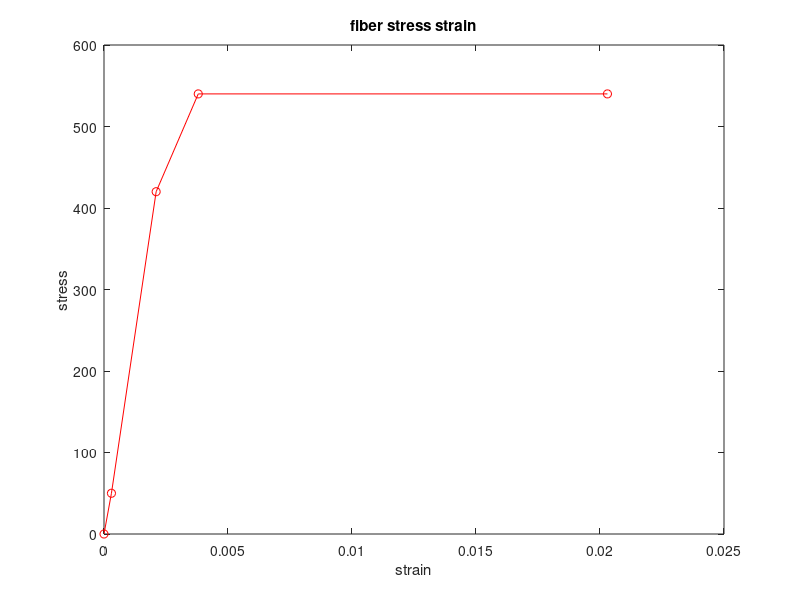
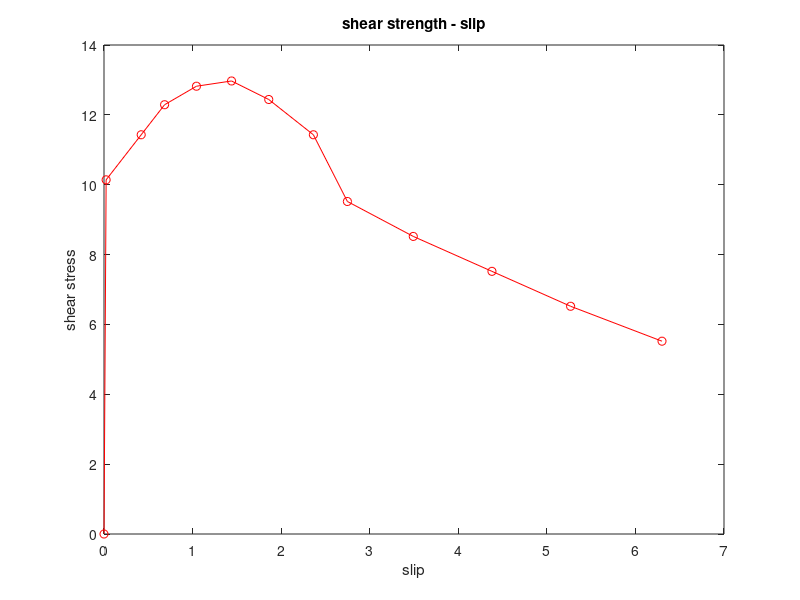
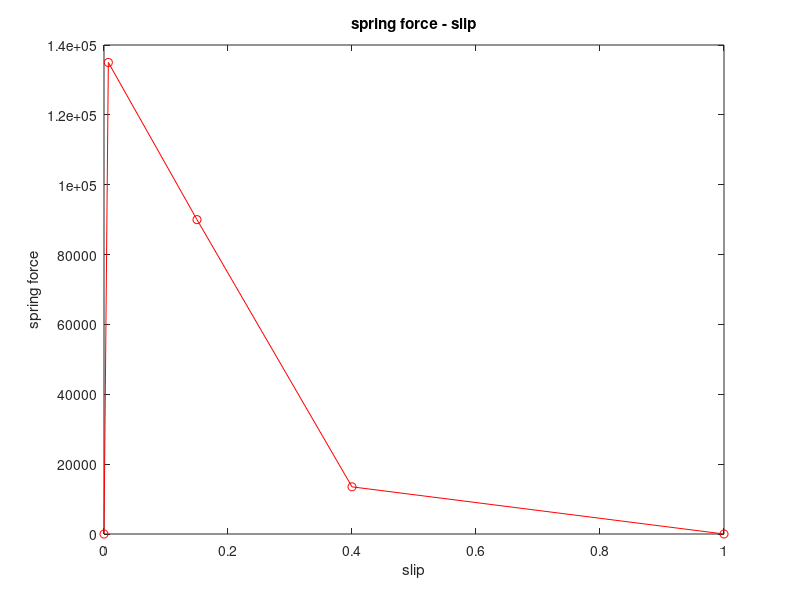
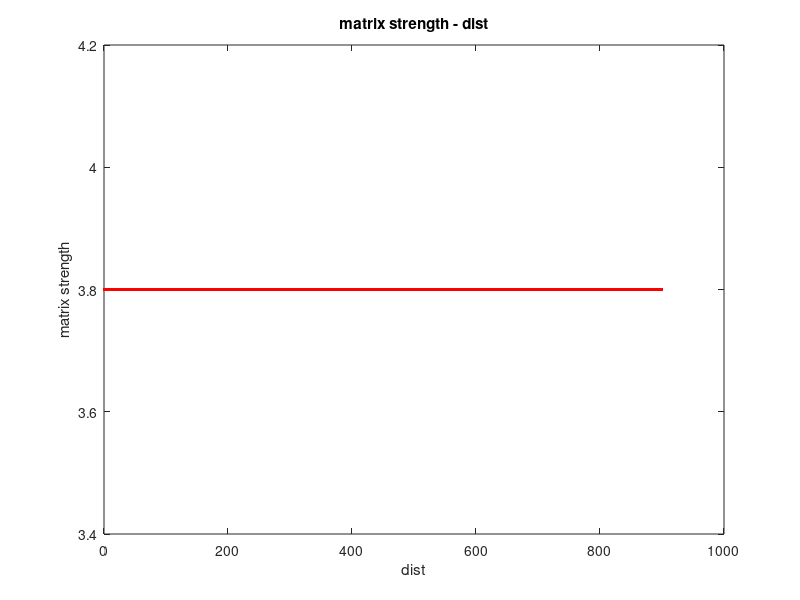

Recreate these plots in MATLAB, in order. (Note: this script raises an error after producing the figures.)
close all;  clear all;  clc;    

% ------------------------------------
% Part A: Input data
% ------------------------------------
progVersion  = 'Main_Tension_Stiffening_SingleRun_SimRC_Carol 04/27/2016';   % program version
fname        = 'HRC_model_CS_20.dat';                             % file name to report the output
fname_ckResp = 'C25_00_model_scr6_ckResp.dat';                      % file name to report the responses at each crack formation
 
scaling   = 1.0;                                % scaling for yITF
avgST     = 3.8;                                % average matrix strength
totLoad   = 182000;                              % total applied tensile load
stateNo   = 7;                                  % state number to generate random number; need for ckPat=3,4,5
stdST     = 0.00;                               % standard deviation of matrix strength
hasFiber  = 1;
 
% specimen geometry
endL    = 100;                                  % embedment length at the end grips
measL   = 700;                                  % embedment length for measurement in the middle
L       = endL + measL + endL;                  % total embedment length
 
% load and discretization
%totLoad = 3*5e4;                               % total applied tensile load
nNode   = 1101;                                 % number of nodes to approximate total embedment length, L
nInc    = 301;                                  % number of load increments
nRecPt  = 10;                                   % number of nodes used in recording distribution value at each increment, nRecPt <= nNode
dashType  = strvcat('--r','--m','--y','--k','--g','--c','--b');     % different colors used in ploting for selected increment, make sure that number of color > number of crack formation
solidType = strvcat('-r','-m','-y','-k','-g','-c','-b');            % different colors used in ploting for selected increment, make sure that number of color > number of crack formation
 
% interface shear strength model
xITF   = [0,  0.02, 0.35,  0.57,  0.87,  1.20,  1.55,  1.97,  2.29,  2.91, 3.65, 4.39, 5.25]*1.2;   % slip
%yITF   = scaling*[0, 10.14, 11.43, 12.29, 12.82, 12.97, 12.44, 11.43, 10.52, 9.42, 8.32, 7.03, 5.84];   % shear stress
%xITF   = [0,  0.35,  0.65,  0.87,  1.20,  1.80,  2.40,  2.77, 3.29, 4.21, 5.65, 7.39, 8.25];   % slip
yITF   = [0, 10.14, 11.43, 12.29, 12.82, 12.97, 12.44, 11.43, 9.52, 8.52, 7.52, 6.52, 5.52]*1.0;   % shear stress
yITF_fail = 0;                              % failure shear stress to be imposed for the part that coming out of the matrix
 
% longitudinal yarn model (yarn ~ fiber)
Es     = 233000;                            % steel modulus
ns     = 1.05;                                 % number of rebar
ds     = 20;                                % rebar diameter
As     = ns*pi*ds^2/4;                      % rebar area
psi    = ns*pi*ds;                          % perimeter of the fiber
% xFIB   = [0, 420/Es, 0.0035, 0.02];            % strain
% yFIB   = [0, 420,    540,   540];            % stress
xFIB   = [0, 0.0003, 420/Es+0.0003, 0.0035+0.0003, 0.02+0.0003];       % strain
yFIB   = [0, 50, 420,    540,   540];            % stress
maxSfu = 750;                               % maximum fiber stress, if stress>maxStu, terminate program
effEf  = 0.9;                               % Young modulus efficiency factor

% composite and matrix
fc     = 55;                              % compressive strength
Ac     = 150*150;                           % trabritary area of composite per one yarn
rho    = As/Ac;                             % reinforcement ratio Af/Ac
Am     = Ac-As;                            % trabritary area of matrix per one yarn
Em     = 37000; %4735*fc^0.5;                       % young modulus of matrix
 
 
% spring model simulating transverse yarn junction
ySW    = [0, 3, 2, 0.3, 0]*2;
% locSPR = linspace(1,700,100);                                % absolute locations of springs, if no spring, set locSPR=[];
xSPR   = [0, 0.007, 0.15, 0.40, 1.00];                             % slip, if no spring, set xSPR=[0,1];
ySPR   = ySW*Ac;                             % spring force, if no spring, set xSPR=[0,1];
ySPR_fail = 0;                              % failure spring force to be imposed for the spring that coming out of the matrix
 
% matrix strength distribution
%stateNo = 4;                               % state number to generate random number; need for ckPat=3,4,5
%avgST   = 4.4;                             % average matrix strength
% stdST   = 0.065;                            % standard deviation of matrix strength
minST   = (1-stdST)*avgST;                        % trim random generagted strength >= minST
maxST   = (1+stdST)*avgST;                        % trim random generagted strength <= maxST
minSpac = 1;                               % minimum crack spacing
oneCk   = 1;                                % detect one crack at a time
manualPickCrack=0;                          % skip manual selecting crack
 
% numerical analysis parameters
kWt_int  = 0.25;                            % weighting for next increment of interface secant modulus
EfWt_int = 0.25;                            % weighting for next increment of fiber secant modulus
gWt_int  = 0.25;                            % weighting for next increment of spring secant modulus
tor      = [0.0001,0.0005,0.001,0.005];     % multi-level of torlerance for checking material convergence (very small....very large)
accLevel = 1;                               % starting level of torelence, tor(accLevel) will be first used
minIter       = 10;                         % If converge with iterations < minIter, decrease accLevel by one
maxIter       = 1000;                       % If not converge with iterations > maxIter, increase accLevel by one
minCount      = 5;                          % If converge with iterations < minCount, increase weighting factors
maxCount      = 10;                         % If not converge with iterations > maxIter, decrease weighting factors
factCutBack   = 0.95;                       % reduced kWt or EfWt or gWt by a factor of factCutBack
factSpeed     = 1.05;                       % increase kWt or EfWt or gWt by a factor of factSpeed
unstableSlip  = 0.1*L;                      % if slip > unstableSlip, unstable structure quit the program
 
% movie option
showOnOff     = 0;                          % show movie, yes=1, no=0
fps           = 2;                          % fram per second
 
% experimental composite tensile stress strain
hasExpr1      = 1;                          % 0=no experimental data, 1=has
fnameExpr1    = 'Load-strain_MJ.dat'; % file name containing experimental data
startLine1    = 1;                          % starting line (based index=1) for each input file specified in fnameArray 
xValCol1      = 1;                          % column number in the input file that contains x values
yValCol1      = 2;                          % column number in the input file that contains y values
bk0tb1cm2_1   = 1;                          % delimiter for each input file (0=' ', 1='/t', 2=',')
 
% experimental crack spacing strain
hasExpr2      = 0;                          % 0=no experimental data, 1=has
fnameExpr2    = 'C25_00_CS_strain_new.dat'; % file name containing experimental data
startLine2    = 1;                          % starting line (based index=1) for each input file specified in fnameArray 
xValCol2      = 1;                          % column number in the input file that contains x values
yValCol2      = 2;                          % column number in the input file that contains y values
bk0tb1cm2_2   = 1;                          % delimiter for each input file (0=' ', 1='/t', 2=',')

% experimental crack width strain
hasExpr3      = 0;                          % 0=no experimental data, 1=has
fnameExpr3    = 'C25_all_CW_strain.dat'; % file name containing experimental data
startLine3    = 1;                          % starting line (based index=1) for each input file specified in fnameArray 
xValCol3      = 1;                          % column number in the input file that contains x values
yValCol3      = 2;                          % column number in the input file that contains y values
bk0tb1cm2_3   = 1;                          % delimiter for each input file (0=' ', 1='/t', 2=',')
 
% printing setup
colWidth      = 12;                         % width of each column
digit         = 4;                          % decimal used

% ------------------------------------
% Part B: Calculation
% ------------------------------------
% slope of material models
kITF = (yITF(2:end)-yITF(1:end-1))./(xITF(2:end)-xITF(1:end-1));
kFIB = (yFIB(2:end)-yFIB(1:end-1))./(xFIB(2:end)-xFIB(1:end-1));
kSPR = (ySPR(2:end)-ySPR(1:end-1))./(xSPR(2:end)-xSPR(1:end-1));

% select the maximum slope as a reference to calculate the fraction change of stiffness  
% residual = (stiffness_curent-stiffness_previous)/ max_slope v.s. torlerance
% this methodology is bettter than using previous stiffness as a reference
% because previous stiffness can be very low in the late post peak, leading
% to unstable algorithm
kITFmax = max(kITF);
kFIBmax = max(kFIB);
kSPRmax = max(kSPR);

% discretization along the length of fiber
h  = L/(nNode-1);                       % segment length
x  = linspace(0,L,nNode);               % nodal locations
ef = linspace(0,0,nNode);               % nodal fiber strain
k  = linspace(kITF(1),kITF(1),nNode);   % nodal stiffness (shear flow-slip) NOT shear stress-slip
Ef = linspace(kFIB(1),kFIB(1),nNode);   % nodal stiffness (fiber stress-strain)

% generate random matrix strength
randn('state', stateNo);
wkLoc  = linspace(0,L,round(L/minSpac)+1);
wkNode = round(wkLoc/h)+1;
prob   = normrnd(avgST,stdST,length(wkNode),1);
for i=1:length(prob)
    if prob(i) > maxST 
        prob(i) = maxST;
    elseif prob(i) < minST 
        prob(i) = minST;
    end
end
mtxST  = linspace(maxST,maxST,nNode);
mtxST(wkNode) = prob;

% ploting material models
% note that later on in the Part C: show results, 
% the first 3 plots must repeat the first 3 figures below: fiber, interface, spring and matrix envelop models
% let users view material models 1,2,3 and cracking criterion 4 before
% continue the analysis
figure(1)
plot(xFIB,yFIB,'-ro'),title('fiber stress strain'), xlabel('strain'), ylabel('stress'); hold on;

figure(2)
plot(xITF,yITF,'-ro'),title('shear strength - slip'), xlabel('slip'), ylabel('shear stress'); hold on;

figure(3)
plot(xSPR,ySPR,'-ro'),title('spring force - slip'), xlabel('slip'), ylabel('spring force'); hold on;

figure(4)
plot(x,mtxST,'-r.'),title('matrix strength - dist'), xlabel('dist'), ylabel('matrix strength'); hold on;
 
% let users view material models before continue the analysis
disp('press any key to continue');
pause
% count  = 0;
% adding = 0;
% errCode = 'none';


N(1,1:nNode) = 1;                       % initial segment 
N(2,1:nNode) = x;                       % x, distanct
N(3,1:nNode) = kITF(1);                 % k, initial stiffness  (shear flow-slip)
N(4,1:nNode) = kFIB(1);                 % Ef, initial stiffness  (shear flow-slip)
N(5,1:nNode) = -1;                      % g, < 0 for no spring and >=0 for having spring

if hasFiber == 1
    nodeSPR      = linspace(1,nNode,nNode);
else
    locSPR = [];                                % absolute locations of springs, if no spring, set locSPR=[];
    nodeSPR      = round(locSPR/h);
end
N(5,nodeSPR) = kSPR(1);                 % assign nodal springs at spring location 
% N(5,nNode) = kSPR(1);                 % assign nodal springs at spring location 
N(6,1:nNode) = mtxST;                   % assign nodal springs at spring location  

% initialize the arrays to record material responses at each increment
SA1 = [];   TA1 = [];       % recorded shear stress - slip response
SN1 = [];   SF1 = [];       % recorded fiber stress - strain response
DS1 = [];   GF1 = [];       % recorded spring force - slip response
ec_cspac    = [];
ec_avgstdCS = [];
prevNseg    = 1;

% initialize load end slip response
D  = [0];                   % incremental end slip
P  = [0];                   % incremental pullout load
CW = [0];                   % incremental crack width
TotCW = (0);                % incremental total crack width
strain = D/L;               % strain of a composite
stress = P/Ac;              % stress of a composite
avg_EM = [0];               % average matrix strain over clear span
avg_SM = [0];               % average matrix stress over clear span
avg_SN = [0];               % average fiber strain over clear span
avg_SF = [0];               % average fiber stress over clear span
avg_FM = [0];               % average matrix force over clear span
avg_FF = [0];               % average fiber force over clear span

count    = 0;
selCount = 0;
adding   = 0;
errCode  = 'none';
for i=2:nInc                % start at i=2, i=1, P=D=0
    % set initial
    ckWidth   = 0;          % a variable to collect crack width of multimple segment at each load step
    endSlip   = 0;          % end slip at both ends   
    S  = [];    T  = [];    SN = [];    SF = [];
    FF = [];    FM = [];    SM = [];    EM = [];
    DS = [];    GF = [];    CS = [];
    
    % apply load step
    P(i) = (i-1)/(nInc-1)*totLoad;

    x    = N(2,:);          % locations
    nSeg = N(1,end);        % current number of segments in a specimen  
    for j = 1:nSeg
        bc = 3;             % bc=3 F(1)=P, F(L)=P   (crack segments)

        % trim data to smaller set of array
        seg_ID  = N(1,:) == j;
        segX    = N(2,seg_ID);
        k       = N(3,seg_ID);
        Ef      = N(4,seg_ID);
        gSeg    = N(5,seg_ID);
        
        segL    = segX(end)-segX(1);
        g_ID    = gSeg >= 0;                            % select only the node that have spring g>=0        
        nodeSPR = find(g_ID==1);
        g = gSeg(nodeSPR);
%         if hasFiber == 1
%             g = gSeg(nodeSPR);
%         else
%             g = zeros(1,length(k));
%         end
        
        % maximum slip at each nodal locations before sliding
        maxSlipITF_Rt = segX(end) - segX + h;           % maximum slip for each node
        maxSlipITF_Lf = segX(1)   - segX - h;
        maxSlipSPR_Rt = segX(end) - segX(g_ID) + h;     % maximum slip for each nodal spring
        maxSlipSPR_Lf = segX(1)   - segX(g_ID) - h;     % maximum slip for each nodal spring
        
        % forming coefficient matrix
        flag     = 1;                                   % check unstability, fiber breakage
        converge = 0;
        iter     = 0;
        kWt      = kWt_int;      
        EfWt     = EfWt_int;        
        gWt      = gWt_int;
        while converge == 0 
            iter = iter + 1;
            s    = Linear_Equation(bc,P(i),h,psi,As,Ef,k,g,nodeSPR);
            sAbs = abs(s);          % absolute slip (positive number)
            if iter > maxIter
                if accLevel < length(tor)
                    accLevel = accLevel + 1;
                    iter = minCount;
                else
                    flag    = 0;        % quit program
                    comment = 'iter > maxIter, for the lowest acceptable accuracy, quit the program !!!';
                    errCode = 'maxIter';
                    break;              % get off while loop
                end
            end
            if max(sAbs) > unstableSlip
                flag    = 0;        % quit program
                comment = 'unstable slip occurs, quit the program !!!';
                errCode = 'unstableSlip';
                break;              % get off while loop
            end

            % update material secant stiffness
            % interface model
            kPrev = k;
            kNext = Secant_Modulus(xITF,yITF,kITF,sAbs);
            for q=1:length(kNext)
                % if slip at the node i greater than its embeded length maxSlipITF, set the kNext to the failure value
                if s(q) >= 0
                    if s(q) > maxSlipITF_Rt(q)
                        kNext(q) = yITF_fail/s(q);
                    end
                else
                    if s(q) < maxSlipITF_Lf(q)
                        kNext(q) = yITF_fail/abs(s(q));
                    end
                end
            end

            resd_k  = max(abs(kNext-kPrev)/kITFmax);
            k       = (1-kWt)*kPrev + kWt*kNext;
            if resd_k > tor(accLevel) && mod(iter,maxCount)==0
                kWt = kWt*factCutBack;
            end
            
            % fiber model
            ef      = [(s(2)-s(1))/h, (s(3:end)-s(1:end-2))/(2*h), (s(end)-s(end-1))/h];
            EfPrev  = Ef;
            EfNext  = Secant_Modulus(xFIB,yFIB,kFIB,ef);
            resd_Ef = max(abs(EfNext-EfPrev)/kFIBmax);
            Ef      = (1-EfWt)*EfPrev + EfWt*EfNext;
            if resd_Ef > tor(accLevel) && mod(iter,maxCount)==0
                EfWt = EfWt*factCutBack;
            end

            % spring model
            resd_g = 0;
            nSPR   = length(nodeSPR);
            if nSPR > 0
                gPrev = g;
                gNext = Secant_Modulus(xSPR,ySPR,kSPR,sAbs(nodeSPR));
                
                for n=1:nSPR
                    node = nodeSPR(n);
                    % if slip at the spring location i greater than its embeded length maxSlipSPR, set the gNext to the failure value
                    if s(node) >= 0
                        if s(node) > maxSlipSPR_Rt(n)
                            gNext(n) = ySPR_fail/s(node);
                        end
                    else
                        if s(node) < maxSlipSPR_Lf(n)
                            gNext(n) = ySPR_fail/abs(s(node));
                        end
                    end
                end

                resd_g = max(abs(gNext-gPrev)/kSPRmax);
                g = (1-gWt)*gPrev + gWt*gNext;
                if resd_g > tor(accLevel) && mod(iter,maxCount)==0
                    gWt = gWt*factCutBack;
                end
            end

            if (resd_k <= tor(accLevel)) && (resd_Ef <= tor(accLevel)) && (resd_g <= tor(accLevel))
                converge = 1;
                if iter < minIter && accLevel > 1
                    accLevel = accLevel - 1;
                end
                if iter < minCount
                    kWt  = kWt*factSpeed;
                    EfWt = EfWt*factSpeed;
                    gWt  = gWt*factSpeed;
                end
            else
                converge = 0;
            end
            disp(strcat('inc = ',num2str(i),'..seg = ',num2str(j),'..iter = ',...
            num2str(iter),'..resd_k = ',num2str(resd_k),'..resd_Ef = ',...
            num2str(resd_Ef),'..resd_g = ',num2str(resd_g)));
        end

        if flag==1
            % update material stiffness
            N(3,seg_ID)   = k;
            N(4,seg_ID)   = Ef;
            gSeg(nodeSPR) = g;
            N(5,seg_ID)   = gSeg;
            
            % pullout load and end slip
            if nSeg == 1
                endSlip = sAbs(1) + sAbs(end);
            else
                if j==1
                    endSlip = endSlip + sAbs(1);
                    ckWidth  = ckWidth + sAbs(end);
                elseif j==nSeg
                    endSlip = endSlip + sAbs(end);
                    ckWidth  = ckWidth + sAbs(1);
                else
                    ckWidth  = ckWidth + sAbs(1) + sAbs(end);
                end
            end
            CS   = [CS,segL];               % colect crack spacing information
            
            % distributed force
            t  = k.*s;              % nodal shear stress  (sign depending of slip)
            sf = ef.*Ef;            % nodal fiber stress
            ff = sf*As;             % nodal fiber force
            ds = sAbs(g_ID);        % spring slip
            gf = g.*ds;             % spring force
            fm = P(i)-ff;           % nodal concrete force
            sm = fm/Am;             % nodal matrix stress
            em = sm/Em;             % nodal matrix strain                        
            
            % addd vectors of each segment for a whole specimen length
            S  = [S,s];     T  = [T,t];
            SN = [SN,ef];   SF = [SF,sf];
            DS = [DS,ds];   GF = [GF,gf];
            FF = [FF,ff];   FM = [FM,fm];   
            SM = [SM,sm];   EM = [EM,em];                                  
        else
            break;  % get off the seg loop (j)
        end            
    end
    
    if flag == 1
        % record some data point for tracking material response, also include the maximum value to monitor how far it goes
        nNode     = length(S);
        nRecPt_ID = round(linspace(1,nNode,nRecPt));
        SA1       = [SA1,abs(S(nRecPt_ID)),max(abs(S))];
        TA1       = [TA1,abs(T(nRecPt_ID)),max(abs(T))];
        SN1       = [SN1,SN(nRecPt_ID),max(SN)];
        SF1       = [SF1,SF(nRecPt_ID),max(SF)];
        DS1       = [DS1,DS];
        GF1       = [GF1,GF];
              
        % calculate average stress strain for each constitutes      
        % calculate average stress strain for each constitutes for clear span only
        temp1     = N(2,:);
        index     = temp1 >= endL & temp1 <=(endL+measL);
        avg_EM(i) = mean(EM(index));        avg_SM(i) = mean(SM(index));
        avg_SN(i) = mean(SN(index));        avg_SF(i) = mean(SF(index));
        avg_FM(i) = mean(FM(index));        avg_FF(i) = mean(FF(index));

        % total elogation within specimen does not include endSlip because the measurement taken in side
        % the specimen, not from one end to the other end
        D(i) = ckWidth + avg_EM(i)*L;   

        if nSeg > 1 
            CW(i) = ckWidth/(nSeg-1);   % average crack width
            TotCW(i) = ckWidth;         % total crack width
        else
            CW(i) = 0;
        end
        strain(i) = D(i)/L;         
        stress(i) = P(i)/Ac;
        
        if nSeg > prevNseg
            crackDetected    = 1;
        else
            crackDetected    = 0;
        end
        prevNseg = nSeg;
       
        if showOnOff == 1
            figure(17);
            plot(N(2,:),SM,'-b',N(2,:),N(6,:),'r.'), title('matrix stress - x'),
            xlabel('dist'), ylabel('stress');
            AX = axis;  axis([AX(1),AX(2),0,maxST]);
            MVF17(i-1) = getframe;

            figure(18);
            plot(N(2,:),SF,'-k'), title('fiber stress - x'),
            xlabel('dist'), ylabel('stress');
            AX = axis;  axis([AX(1),AX(2),0,totLoad/As]);
            MVF18(i-1) = getframe;
        end
             
        if crackDetected == 1 || i == nInc
            count        = count+1;
            ckInc(count) = i;
            if crackDetected == 1
                ckStatus(count) = 1;
            else
                ckStatus(count) = 0;
            end
            % record response at cracking or at the last load step
            respCell{count}  = [x;S;T;SN;SF;SM;FF;FM]';
            
            % record same strain for each crack spacing
            ec(1:length(CS)) = strain(i);
            ec_cspac         = [ec_cspac; [ec;CS]'];
            
            % record average and stardard crack spacing for each strain
            ec_avgstdCS      = [ec_avgstdCS; [strain(i),mean(CS),std(CS)]];
            
            numSolid = mod(count,length(solidType))+1;  % add 1 to avoid mod(x,y) = 0  
            numDash  = mod(count,length(solidType))+1;  % add 1 to avoid mod(x,y) = 0  

            % plotting ditribution
            figure(4); plot(x,SM,solidType(numSolid,:)), title('matrix stress - x'), xlabel('dist'), ylabel('m'); hold on;      
            %figure(5); plot(x,S,solidType(numSolid,:)), title('slip - x'), xlabel('dist'), ylabel('slip'); hold on;
            %figure(6); plot(x,T,solidType(numSolid,:)), title('shear stress - x'), xlabel('dist'), ylabel('shear stress'); hold on;
            %figure(7); plot(x,SN,solidType(numSolid,:)), title('fiber strain - x'), xlabel('dist'), ylabel('fiber strain'); hold on;
            %figure(8); plot(x,SF,solidType(numSolid,:)), title('fiber stress - x'), xlabel('dist'), ylabel('fiber stress'); hold on;
            %figure(9); plot(x,FF,dashType(numDash,:), x,FM,solidType(numSolid,:)), title('force - x'), xlabel('dist'), ylabel('force'); legend('fiber','concrete'); hold on;
        end

        % keep the results and save as previous
        i_prev  = i;        x_prev  = x;        S_prev  = S;        T_prev  = T;
        SN_prev = SN;       SF_prev = SF;       SM_prev = SM;       FF_prev = FF;
        FM_prev = FM;       CS_prev = CS;
        
        % check ultimate fiber strength (brittle assumption)
        if max(SF) > maxSfu
            flag = 0;
            comment = 'fiber break quit the program'
            errCode = 'fiberBreak';
            break;  % quit if fiber break
        end
        % check if strain reaches the point where new crack forms
        endL   = 0;
        measL  = L;
        N      = Add_Crack_Node(N,SM,maxST,endL,measL,oneCk);
    else        
        break;      % if flag = 0, get off the increment loop (i)
    end
end

if flag == 0
    disp(comment);
    count = count + 1;
    if crackDetected == 1
        ckStatus(count) = 1;
    else
        ckStatus(count) = 0;
    end
    ckInc(count)    = i_prev;
    respCell{count} = [x_prev; S_prev; T_prev; SN_prev; SF_prev; SM_prev; FF_prev; FM_prev]';
    
    ec(1:length(CS_prev)) = strain(i_prev);
    ec_cspac        = [ec_cspac; [ec;CS_prev]'];
    ec_avgstdCS     = [ec_avgstdCS; [strain(i_prev),mean(CS_prev),std(CS_prev)]];
else
    disp('!!  analysis done');
end

if manualPickCrack==1
    beep;
    count     = 0;
    keepInc   = [];
    numckStep = size(respCell,2);
    for n=1:numckStep
        tt= strcat('crack step : ',num2str(n),'/',num2str(numckStep));
        tempMatrix = respCell{n};
        x  = tempMatrix(:,1);
        SM = tempMatrix(:,6);

        figure(20)
        plot(x,SM,'-b'), title(tt), xlabel('distance'), ylabel('stress')

        yesNo = input('accept this load step : yes=1,no=0....=');
        if yesNo == 1
            count   = count + 1;
            keepInc = [keepInc,n];
            tempckInc(count) = ckInc(n);
            tempCell{count}  = respCell{n};
        end
    end
    respCell = tempCell;
    ckInc    = ckInc(keepInc);
    ckStatus = ckStatus(keepInc);
end

% trim out the crack spacing according to selected crack increment and the end increment
n = 0;
for i=1:length(ckInc)
    strainInc = strain(ckInc(i));
    for j=1:size(ec_cspac,1)
        if ec_cspac(j,1)==strainInc
            n = n+1;
            temp_ec_cspac(n,1:2) = ec_cspac(j,1:2);
        end
    end
    for j=1:size(ec_avgstdCS,1)
        if ec_avgstdCS(j,1)==strainInc
            temp_ec_avgstdCS(i,1:3) = ec_avgstdCS(j,1:3);
        end
    end
end
ec_cspac    = temp_ec_cspac;
ec_avgstdCS = temp_ec_avgstdCS;

% reading experimental data 1, load deformation curve
exprX1=0;    % initial value for x1
exprY1=0;    % initial value for y1
if hasExpr1==1
    if bk0tb1cm2_1==0
        data = dlmread(fnameExpr1,'',startLine1,0);     % use ' ' as a delimiter
    elseif bk0tb1cm2_1==1
        data = dlmread(fnameExpr1,'\t',startLine1,0);   % use '\t' as a delimiter
    elseif bk0tb1cm2_1==2
        data = dlmread(fnameExpr1,',',startLine1,0);    % use ',' as a delimiter
    end
    exprX1 = data(:, xValCol1);
    exprY1 = data(:, yValCol1);
end

% reading experimental data 2, crack spacing vs strain 
exprX2=0;    % initial value for x2
exprY2=0;    % initial value for y2
if hasExpr2==1
    if bk0tb1cm2_2==0
        data = dlmread(fnameExpr2,'',startLine2,0);     % use ' ' as a delimiter
    elseif bk0tb1cm2_2==1
        data = dlmread(fnameExpr2,'\t',startLine2,0);   % use '\t' as a delimiter
    elseif bk0tb1cm2_2==2
        data = dlmread(fnameExpr2,',',startLine2,0);    % use ',' as a delimiter
    end
    exprX2 = data(:, xValCol2);
    exprY2 = data(:, yValCol2);
end

% reading experimental data 3, crack width vs strain 
exprX3=0;    % initial value for x2
exprY3=0;    % initial value for y2
if hasExpr3==1
    if bk0tb1cm2_3==0
        data = dlmread(fnameExpr3,'',startLine3,0);     % use ' ' as a delimiter
    elseif bk0tb1cm2_3==1
        data = dlmread(fnameExpr3,'\t',startLine3,0);   % use '\t' as a delimiter
    elseif bk0tb1cm2_3==2
        data = dlmread(fnameExpr3,',',startLine3,0);    % use ',' as a delimiter
    end
    exprX3 = data(:, xValCol3);
    exprY3 = data(:, yValCol3);
end

% SP = [strain',P'];
% CS = [ec_cspac(:,1)*1e6, ec_cspac(:,2)];

% If the program terminated before finishing all increments, load array has one
% more element than other responses
if length(P)>length(D)
    P=P(1:length(D));
end
% ------------------------------------
% Part C: Show result
% ------------------------------------
figure(1)
plot(SN1,SF1,'c.'),title('fiber stress - strain'), 
xlabel('strain'), ylabel('stress'); hold on;

figure(2)
plot(SA1,TA1,'c.'),title('shear stress - slip'), 
xlabel('absolute slip'), ylabel('absoulute shear stress'); hold on;

figure(3)
plot(DS1,GF1,'c.'),title('spring force - slip'), 
xlabel('absolute slip'), ylabel('spring force'); hold on;

figure(4)
plot(N(2,:),N(6,:),'-bo'),title('matrix strength - dist'), 
xlabel('dist'), ylabel('matrix strength'); hold off;

% figures 5 to 9 are distribtuions of material response

figure(10)
plot(exprX1*L,exprY1*Ac,'bo'), hold on
plot(D,P,'-k.'), hold on
plot(D,avg_FM,'-g.'), hold on
plot(D,avg_FF,'-r.'),
title('load displacement response'), 
xlabel('displacement'), ylabel('load'), grid; legend('experiment','composite','matrix','fiber');

figure(11)
plot(exprX1,exprY1,'bo', strain*1e6,P/1000,'-k.'),title('composite load strain response'),
xlabel('strain'), ylabel('load'), grid; legend('experiment','composite');

figure(12)
plot(strain,avg_SM,'-ro'), title('average cracked concrete tensile stress'), 
xlabel('strain'), ylabel('stress');

figure(13)
plot(exprX3,exprY3,'bo',strain*1e6,TotCW,'-k.'),title('total crack width - strain response'), 
xlabel('strain'), ylabel('total crack width'), grid; legend('experiment','composite');

figure(14)
plot(exprX2,exprY2,'r.', ec_cspac(:,1)*1e6,ec_cspac(:,2),'c.', ec_avgstdCS(:,1)*1e6,ec_avgstdCS(:,2),'-bo'),
title('mean crack spacing- strain response'), legend('experiment curve','simulation data points','simulation curve')
xlabel('strain'), ylabel('crack spacing'), grid;

figure(15)
plot(ec_avgstdCS(:,1),ec_avgstdCS(:,3),'-bo'),title('standard dev of crack spacing- strain response'), 
xlabel('strain'), ylabel('stdev of crack spacing'), grid;

figure(16)
plot(xFIB,yFIB,'-bx', avg_SN,avg_SF,'-ro'),title('fiber tensile stress'), 
xlabel('strain'), ylabel('stress'), grid; legend('fiber model','average cracked steel');

% Play the movie
if showOnOff == 1
    figure(17)
    pause(4);
    movie(MVF17,1,fps);

    figure(18)
    pause(4);
    movie(MVF18,1,fps);
end

% ----------------------------------------------------------------------
% Part D,       Writing results to the output file
% ---------------------------------------------------------------------- 
disp('!!  writing result.....please wait');

textHeading = {'L';'measL';'endL';'totLoad';'nNode';'nInc';'nRecPt';'yITF_fail';'ySPR_fail';'nf';'df';'Ac';'Am';'Em';'fc';'rho';...
               'avgST';'stdST';'minST';'maxST';'stateNo';'minSpac';'oneCk';'kWt_int';'EfWt_int';'gWt_int';...
               'accLevel';'minIter';'maxIter';'minCount';'maxCount';'factCutBack';'factSpeed';'unstableSlip'};
valHeading  = [L,measL,endL,totLoad,nNode,nInc,nRecPt,yITF_fail,ySPR_fail,ns,ds,Ac,Am,Em,fc,rho...
               avgST,stdST,minST,maxST,stateNo,minSpac,oneCk,kWt_int,EfWt_int,gWt_int,...
               accLevel,minIter,maxIter,minCount,maxCount,factCutBack,factSpeed,unstableSlip];

textData    = {'strain';'stress';'CW';'D';'P';'P/Af';'avg_FM';'avg_FF';'avg_SM';'avg_SF';...
               'xITF';'yITF';'SA1';'TA1';'xFIB';'yFIB';'SN1';'SF1';'xSPR';'ySPR';...
               'straincs';'cspac';'strain';'avgCS';'stdCS'};
data        = {strain*1e6,stress,CW,D,P/1000,P/As,avg_FM,avg_FF,avg_SM,avg_SF,...
               xITF,yITF,SA1,TA1,xFIB,yFIB,SN1,SF1,xSPR,ySPR,...
               ec_cspac(:,1),ec_cspac(:,2),ec_avgstdCS(:,1)*1e6,ec_avgstdCS(:,2),ec_avgstdCS(:,3)};

NJtableResult = StoreTable(data);
NJ            = NJtableResult{1};
tableResult   = NJtableResult{2};

% (1.1) print input and output response
fid1 = fopen(fname,'w');
fprintf (fid1,'program version : %50s\n\n',progVersion);
       
fprintf (fid1,'%12s\n','tor(1..n)');
for i=1:length(tor)
    fprintf (fid1,'%12.4g',tor(i));
end
fprintf (fid1,'\n\n');

fprintf (fid1,'%12s\n','ckInc(1..n)');
for i=1:length(ckInc)
    fprintf (fid1,'%12.4g',ckInc(i));
end
fprintf (fid1,'\n\n');
fprintf (fid1,'error code = %12s\n\n',errCode);

% (1.2) print heading of result file
PrintHeading(fid1,textHeading,valHeading,colWidth,digit);
fprintf (fid1,'**********************************************************************************************************************************************************************************************************************************************************************************************************************************************************************************************************************************************************\n\n');

% (1.3) print table of result file
PrintTable(fid1,textData,tableResult,NJ,colWidth,digit);

% (2.1) Additional responses for plotting
% print selected response at selected increment to another text file
fid2   = fopen(fname_ckResp,'w');
fprintf (fid2,'%12s,%12s,%12s,%12s,%12s,%12s,%12s,%12s,%12s\n\n','lineNo','x','S','T','SN','SF','SM','FF','FM');
lineNo = 2;
for n=1:size(respCell,2)
    tempMatrix   = respCell{n};
    ckStatusText = num2str(ckStatus(n));
    ckIncText    = num2str(ckInc(n));
    dispText     = num2str(D(ckInc(n)));
    loadText     = num2str(P(ckInc(n)));
    heading      = strcat('crack status = ',ckStatusText,'...Increment =',ckIncText,'...displacement = ',dispText,'...load = ',loadText);
    lineNo       = lineNo+1;
    fprintf (fid2,'%1s\n',heading);

    [nRow, nCol] = size(tempMatrix);
    for i=1:nRow
        lineNo = lineNo+1;        
        fprintf (fid2,'%12d,',lineNo);
        for j=1:nCol
            fprintf (fid2,'%12.4g,', tempMatrix(i,j));
        end
        fprintf (fid2,'\n');
    end
    fprintf (fid2,'\n');
    lineNo = lineNo+1;
end

fclose all;
disp('!!  Done with writing result');